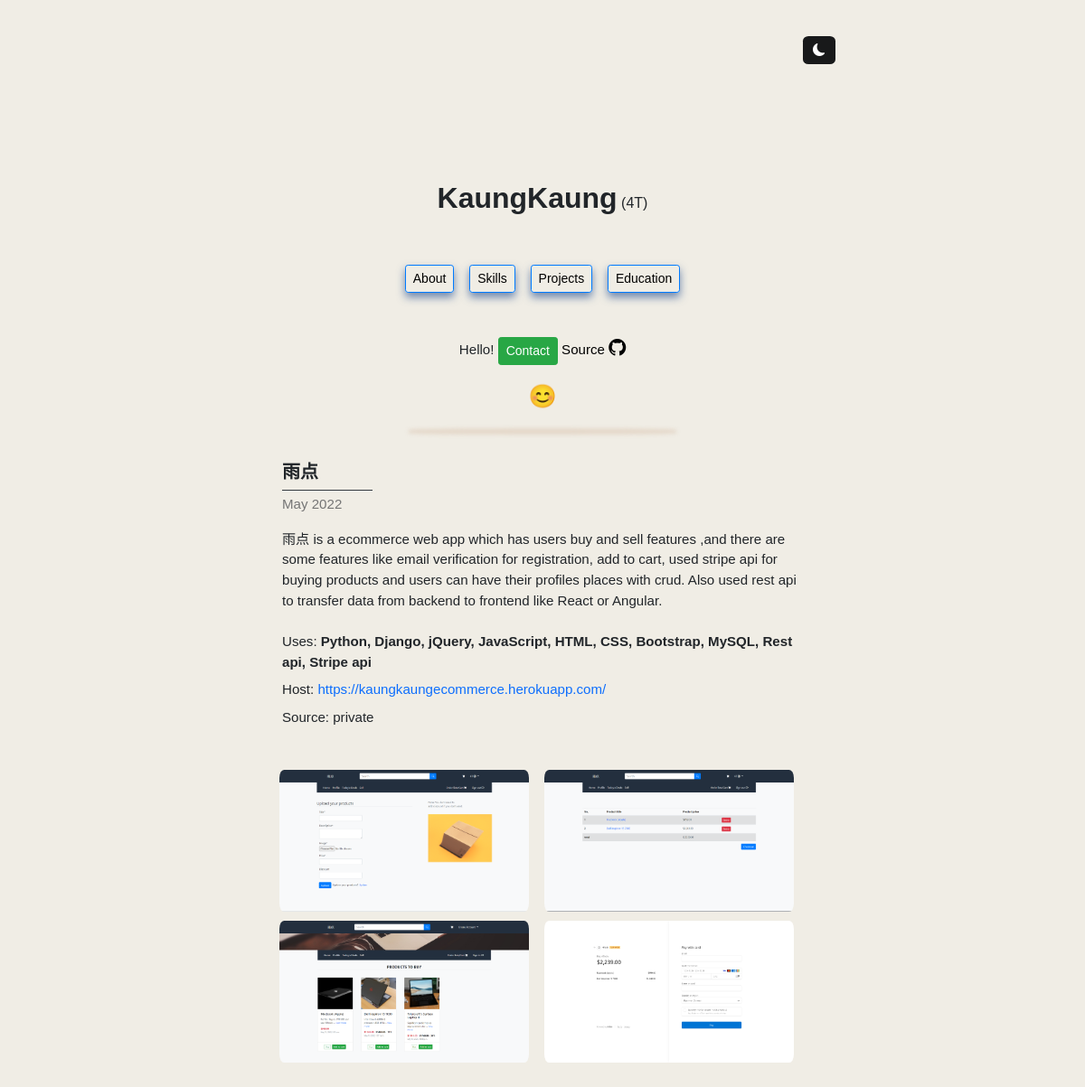
The app's page /project2/2, older data.
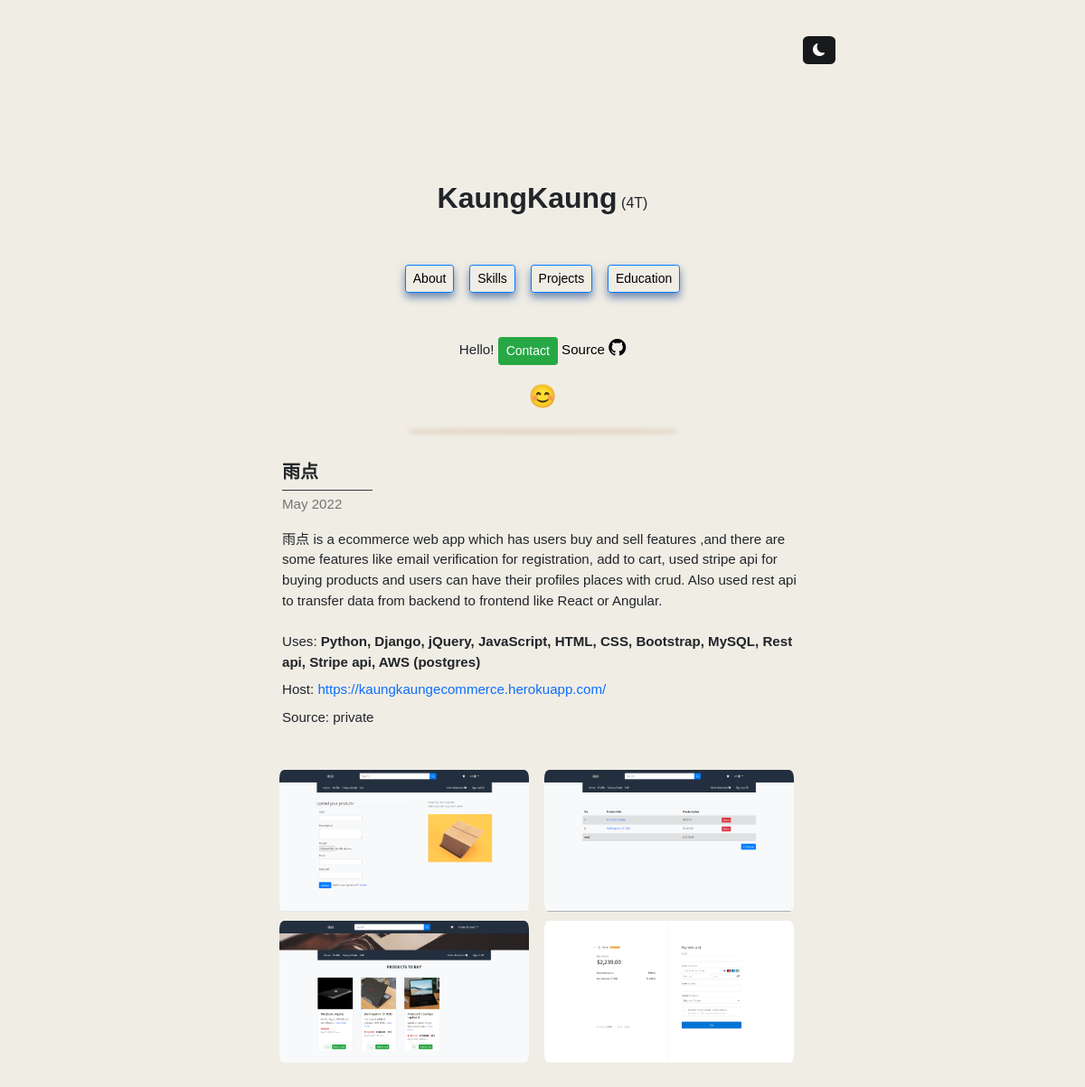
The same page, newer data.
### display/models.py (models this page shows)
class Project(models.Model):
    title = models.CharField(max_length=225)
    image = models.ImageField(upload_to='project_image')
    uses = models.CharField(max_length=255)
    description = models.TextField()
    schoolp = models.CharField(max_length=255, blank=True, null=True)
    url = models.URLField(max_length=255, blank=True, null=True)
    source_code = models.URLField(max_length=255, blank=True, null=True)
    image2 = models.ImageField(upload_to='project_image', null=True, blank=True)
    image3 = models.ImageField(upload_to='project_image', null=True, blank=True)
    image4 = models.ImageField(upload_to='project_image', null=True, blank=True)
    date = models.CharField(null=True, blank=True, max_length=255)

### display/views.py (the view)
def project2(request, pk):
    p = Project.objects.get(id=pk)
    return render(request, "project2.html",
                  {"project": p})

### template/project2.html
{% extends 'main.html' %}
{% block content %}
{% include 'chain.html' %}
{% load static %}
<link rel="stylesheet" href="{% static 'style.css' %}">
{% include 'profile.html' %}
<div style="height:10px;"></div>
<div class="box1" style="height:1px;border-radius: 50%;margin:auto;max-width:290px;"></div>
<div style="height:42px;"></div>
<body>
<div class="context" style="width:48%;">
        <div class="about" style="margin:auto;max-width:590px;">
            <div style="margin:auto;font-size:15.1px;">
        {% if project.title == "Secure Coding" %}
                  <h5><b>{{project.title}}</b></h5>
        <legend class="border-bottom border-dark mb-1" style="width:160px;"></legend>
                {% else %}
            <h5><b>{{project.title}}</b></h5>
        <legend class="border-bottom border-dark mb-1" style="width:100px;"></legend>
            {% endif %}
        <p class="word">{{ project.date }}</p>
        <p style="white-space: pre-line;">{{ project.description }}
            <label>Uses: <b>{{ project.uses }}</b></label>{% if project.url %}
            <label>Host: <a class="plink" target="_blank" href="{{ project.url }}">{{ project.url }}</a></label>{% else %}
            <label>Host: Unavailable</label>{% endif %}{% if project.source_code %}
            <label>SouceCode: <a class="plink" href="{{ project.source_code }}">{{ project.source_code }}</a></label>{% else %}
            <label>Source: private</label>{% endif %}
            </p><br>
                <div class="row" style="max-width:590px;">
                <img src="{{project.image2.url}}" style="margin-bottom:10px;margin-right:-7px;max-width:300px;max-height:180px;object-fit:cover;border-radius: 5.7%;">
                        <img src="{{project.image3.url}}" style="margin-bottom:10px;margin-right:-7px;max-width:300px;max-height:180px;object-fit:cover;border-radius:  5.7%;">
                    <img src="{{project.image.url}}" style="margin-bottom:10px;margin-right:-7px;max-width:300px;max-height:180px;object-fit:cover;border-radius:  5.7%;">
                        <img src="{{project.image4.url}}" style="margin-bottom:10px;margin-right:-7px;max-width:300px;max-height:180px;object-fit:cover;border-radius:  5.7%;">
                    </div>
            </div>
        </div>
    </div>
</body>
<footer style="height:180px;"></footer>
{% endblock %}

Row changes from the older to the newer data that the page shows:
changed Project "雨点": uses "Python, Django, jQuery, JavaScript, HTML, CSS, Bootstrap, MySQL, Rest api, Stripe api" → "Python, Django, jQuery, JavaScript, HTML, CSS, Bootstrap, MySQL, Rest api, Stripe api, AWS (postgres)"
